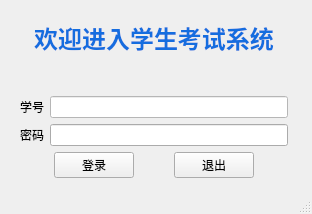
<?xml version="1.0" encoding="UTF-8"?>
<ui version="4.0">
 <class>MainWindow</class>
 <widget class="QMainWindow" name="MainWindow">
  <property name="geometry">
   <rect>
    <x>0</x>
    <y>0</y>
    <width>312</width>
    <height>214</height>
   </rect>
  </property>
  <property name="cursor">
   <cursorShape>ArrowCursor</cursorShape>
  </property>
  <property name="focusPolicy">
   <enum>Qt::NoFocus</enum>
  </property>
  <property name="windowTitle">
   <string>PyTestSystem</string>
  </property>
  <property name="windowOpacity">
   <double>1.000000000000000</double>
  </property>
  <property name="styleSheet">
   <string notr="true"/>
  </property>
  <widget class="QWidget" name="centralwidget">
   <widget class="QWidget" name="widget" native="true">
    <property name="geometry">
     <rect>
      <x>20</x>
      <y>20</y>
      <width>268</width>
      <height>158</height>
     </rect>
    </property>
    <property name="styleSheet">
     <string notr="true"/>
    </property>
    <layout class="QVBoxLayout" name="verticalLayout_3">
     <item>
      <widget class="QLabel" name="label_3">
       <property name="styleSheet">
        <string notr="true"/>
       </property>
       <property name="text">
        <string>&lt;html&gt;&lt;head/&gt;&lt;body&gt;&lt;p align=&quot;center&quot;&gt;&lt;span style=&quot; font-size:18pt; font-weight:600; color:#156ddf;&quot;&gt;欢迎进入学生考试系统&lt;/span&gt;&lt;/p&gt;&lt;/body&gt;&lt;/html&gt;</string>
       </property>
       <property name="textFormat">
        <enum>Qt::AutoText</enum>
       </property>
      </widget>
     </item>
     <item>
      <spacer name="verticalSpacer">
       <property name="orientation">
        <enum>Qt::Vertical</enum>
       </property>
       <property name="sizeHint" stdset="0">
        <size>
         <width>20</width>
         <height>20</height>
        </size>
       </property>
      </spacer>
     </item>
     <item>
      <layout class="QHBoxLayout" name="horizontalLayout">
       <item>
        <layout class="QVBoxLayout" name="verticalLayout">
         <item>
          <widget class="QLabel" name="label">
           <property name="layoutDirection">
            <enum>Qt::LeftToRight</enum>
           </property>
           <property name="styleSheet">
            <string notr="true"/>
           </property>
           <property name="text">
            <string>学号</string>
           </property>
          </widget>
         </item>
         <item>
          <widget class="QLabel" name="label_2">
           <property name="styleSheet">
            <string notr="true"/>
           </property>
           <property name="text">
            <string>密码</string>
           </property>
          </widget>
         </item>
        </layout>
       </item>
       <item>
        <layout class="QVBoxLayout" name="verticalLayout_2">
         <item>
          <widget class="QLineEdit" name="lineEdit">
           <property name="styleSheet">
            <string notr="true">background-color: rgb(255, 255, 255);</string>
           </property>
          </widget>
         </item>
         <item>
          <widget class="QLineEdit" name="lineEdit_2">
           <property name="styleSheet">
            <string notr="true"/>
           </property>
          </widget>
         </item>
        </layout>
       </item>
      </layout>
     </item>
     <item>
      <layout class="QHBoxLayout" name="horizontalLayout_2">
       <item>
        <spacer name="horizontalSpacer">
         <property name="orientation">
          <enum>Qt::Horizontal</enum>
         </property>
         <property name="sizeHint" stdset="0">
          <size>
           <width>18</width>
           <height>20</height>
          </size>
         </property>
        </spacer>
       </item>
       <item>
        <widget class="QPushButton" name="pushButton">
         <property name="styleSheet">
          <string notr="true"/>
         </property>
         <property name="text">
          <string>登录</string>
         </property>
        </widget>
       </item>
       <item>
        <spacer name="horizontalSpacer_2">
         <property name="orientation">
          <enum>Qt::Horizontal</enum>
         </property>
         <property name="sizeHint" stdset="0">
          <size>
           <width>18</width>
           <height>20</height>
          </size>
         </property>
        </spacer>
       </item>
       <item>
        <widget class="QPushButton" name="pushButton_2">
         <property name="styleSheet">
          <string notr="true"/>
         </property>
         <property name="text">
          <string>退出</string>
         </property>
        </widget>
       </item>
       <item>
        <spacer name="horizontalSpacer_3">
         <property name="orientation">
          <enum>Qt::Horizontal</enum>
         </property>
         <property name="sizeHint" stdset="0">
          <size>
           <width>18</width>
           <height>20</height>
          </size>
         </property>
        </spacer>
       </item>
      </layout>
     </item>
    </layout>
   </widget>
  </widget>
  <widget class="QMenuBar" name="menubar">
   <property name="geometry">
    <rect>
     <x>0</x>
     <y>0</y>
     <width>312</width>
     <height>23</height>
    </rect>
   </property>
  </widget>
  <widget class="QStatusBar" name="statusbar"/>
 </widget>
 <resources/>
 <connections/>
</ui>
